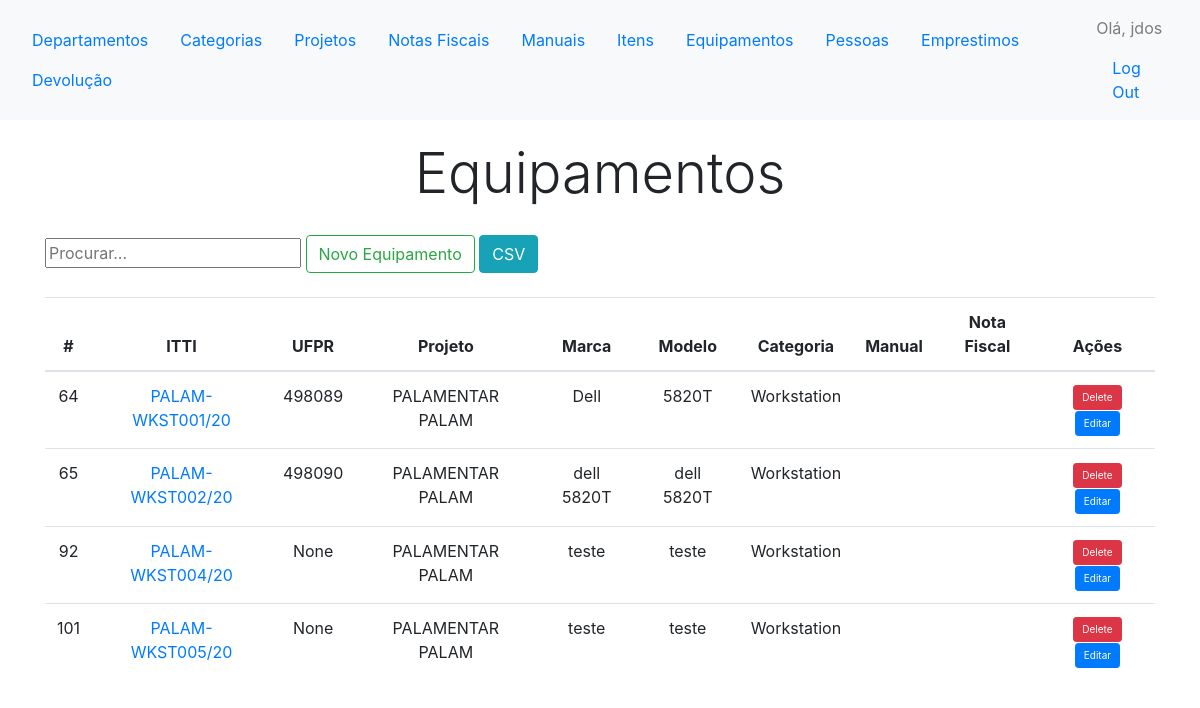
Before: /controle/equipamentos/ (signed in) with the older database file.
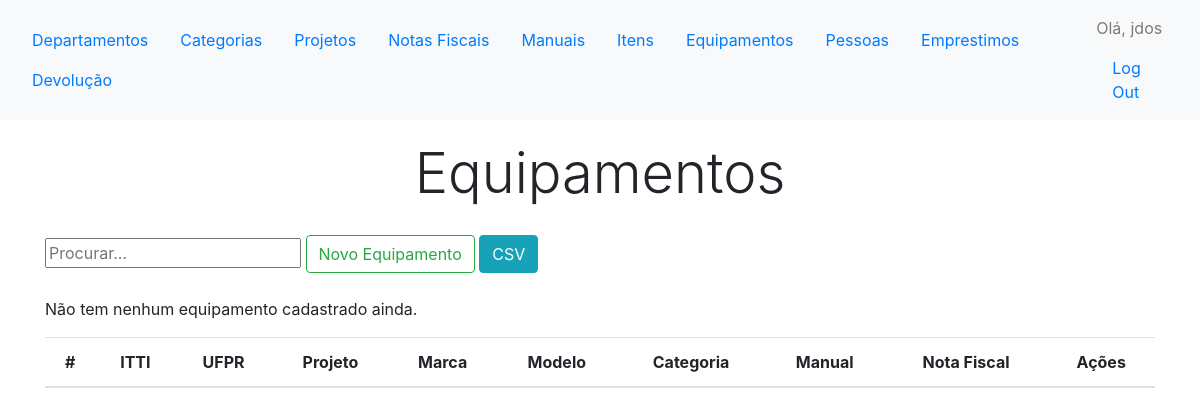
After: the same page with the newer database file.
### controles/models.py (models this page shows, shortened)
class Equipamento(models.Model):
    id_item = models.OneToOneField(Item, primary_key = True, on_delete=models.PROTECT)
    patrimonio_itti = models.CharField(max_length=30, unique=True, blank=True, null= True, default='')
    patrimonio_ufpr = models.IntegerField(validators=[MinValueValidator(0), MaxValueValidator(999999)] ,unique=True, null= True, blank=True)
    id_manual = models.ForeignKey(Manual, on_delete=models.SET_NULL, blank=True, null = True)

class Item(models.Model):
    id_item = models.AutoField(primary_key=True)
    nome = models.CharField(max_length=50)
    caracteristica = models.TextField(max_length=200, blank=True, null=True)
    marca = models.CharField(max_length=30) #nova identidade
    modelo = models.CharField(max_length=30) #nova identidade
    categoria = models.ForeignKey(Categoria, on_delete=models.PROTECT)
    subcategoria = models.ForeignKey(Subcategoria, on_delete=models.PROTECT, blank=True, null=True)
    projeto = models.ForeignKey('comuns.Projeto', on_delete=models.PROTECT)
    valor = models.DecimalField(max_digits=8, decimal_places=2, blank=True, null = True)
    local = models.CharField(max_length=50, null = True, blank=True) #nova identidade
    id_departamento = models.ForeignKey('comuns.Departamento', on_delete=models.PROTECT, blank=True, null = True)
    id_notafiscal = models.ForeignKey(NotaFiscal, on_delete=models.PROTECT, blank=True, null = True)
    status_disponivel = models.BooleanField(default=True)
    status_manutencao = models.BooleanField(default=False)
    status_emprestado = models.BooleanField(default=False)
    tipo_consumivel = models.BooleanField(default=False)
    quantidade = models.IntegerField(validators=[MinValueValidator(0), MaxValueValidator(999999)], default = 1)
    validade = models.DateField(null= True, blank=True)
    id_equipamento_pertencente = models.ForeignKey('self', null=True, blank=True ,related_name='item', on_delete=models.CASCADE)
    ano = models.PositiveIntegerField(
        default=current_year(), validators=[MinValueValidator(2009), max_value_current_year])
    class Meta:
        verbose_name_plural = 'Itens'

class Categoria(models.Model):
    nome = models.CharField(max_length=40)
    abreviacao = models.CharField(max_length=4)
    def __str__(self):
        return self.nome

### comuns/models.py (models this page shows)
class Projeto(models.Model):
    nome = models.CharField(max_length=30)
    acronimo = models.CharField(max_length=5)
    def __str__(self):
        return self.nome + ' ' + self.acronimo

### controles/views.py (the view)
@login_required
def equipamentos(request):
	equipamentos = Equipamento.objects.all().order_by('id_item')
	context = {'equipamentos': equipamentos}
	return render(request, 'controles/equipamento/equipamentos.html', context)

### controles/templates/controles/equipamento/equipamentos.html (shortened to what this page needs)
{% extends "controles/base.html" %}
{% load custom_filter %}
{% load static %}
{% block content %}
<h1 class="display-4 text-center" style="padding: 20px;">Equipamentos</h1>
<input type="text" id="myInput" onkeyup="searchTable('example','myInput');" placeholder="Procurar..." title="Digite!">
<button type="button" class="btn btn-outline-success"  onclick="ajaxreturn('{% url 'controles:novo_equipamento' %}')" data-toggle="modal" data-target="#ModalItem"> Novo Equipamento </button>
<button class="export btn btn-info" onclick="exportTableToCSV($('#example'),'export.csv');">CSV</button>
<br>
<br>
<div>
<table id ="example"  class="table" style="width:100%;text-align:center" data-itens-equipamento-url="{% url 'controles:load_itens_equipamento' %}">
  <thead>
    <th onclick="sortTable(0)">
      #
    </th>
    <th onclick="sortTable(1)" >
      ITTI
    </th>
    <th>
      UFPR
    </th>
    <th>
      Projeto
    </th>
    <th>
      Marca
    </th>
    <th>
      Modelo
    </th>
    <th>
      Categoria
    </th>
    <th>
      Manual
    </th>
    <th>
      Nota Fiscal
    </th>
    <th>
      Ações
    </th>
  </thead>
  <tbody>
    {% for equipamento in equipamentos %}
    <tr class="data">
      <td >{{ equipamento.id_item.id_item }}</td>
      <td ><a href="{% url 'controles:etiqueta' equipamento.id_item.id_item %}" target="_blank">{{ equipamento.patrimonio_itti}}</a></td>
      <td>{{equipamento.patrimonio_ufpr}}</td>
      <td>{{ equipamento.id_item.projeto }}</td>
      <td>{{ equipamento.id_item.marca }}</td>
      <td>{{ equipamento.id_item.modelo }}</td>
      <td>{{ equipamento.id_item.categoria}}</td>
      <td><a href="{{ equipamento.id_manual.documento.url }} ">{{ equipamento.id_manual.nome}}</a></td>
      <td><a href="{{ equipamento.id_item.id_notafiscal.documento.url }} ">{{ equipamento.id_item.id_notafiscal.nome}}</a></td>
      <td>
      <button type="button" class="btn btn-primary delete btn-sm btn-danger" style="font-size:10px" onclick="ajaxreturn('{% url 'controles:delete_equipamento' equipamento.id_item.id_item %}')" data-toggle="modal" data-target="#ModalItem"> Delete</button>
      <button type="button" class="btn btn-primary delete btn-sm" style="font-size:10px" onclick="ajaxreturn('{% url 'controles:editar_equipamento_modal' equipamento.id_item.id_item %}')" data-toggle="modal" data-target="#ModalItem"> Editar</button>
      </td>
    </tr>
    {% empty %}
    	<p>Não tem nenhum equipamento cadastrado ainda.</p>
    {% endfor %}
  </tbody>
</table>
</div>
</div>
{% endblock content %}

Changed rows visible on the page:
removed Equipamento: id_item.id_item "64", patrimonio_itti "PALAM-WKST001/20", patrimonio_ufpr "498089", id_item.projeto "PALAMENTAR PALAM", id_item.marca "Dell", id_item.modelo "5820T", id_item.categoria "Workstation"
removed Equipamento: id_item.id_item "65", patrimonio_itti "PALAM-WKST002/20", patrimonio_ufpr "498090", id_item.projeto "PALAMENTAR PALAM", id_item.marca "dell 5820T", id_item.modelo "dell 5820T", id_item.categoria "Workstation"
removed Equipamento: id_item.id_item "92", patrimonio_itti "PALAM-WKST004/20", patrimonio_ufpr "None", id_item.projeto "PALAMENTAR PALAM", id_item.marca "teste", id_item.modelo "teste", id_item.categoria "Workstation"
removed Equipamento: id_item.id_item "101", patrimonio_itti "PALAM-WKST005/20", patrimonio_ufpr "None", id_item.projeto "PALAMENTAR PALAM", id_item.marca "teste", id_item.modelo "teste", id_item.categoria "Workstation"
Other visible differences:
text now shown: "Não tem nenhum equipamento cadastrado ainda."
